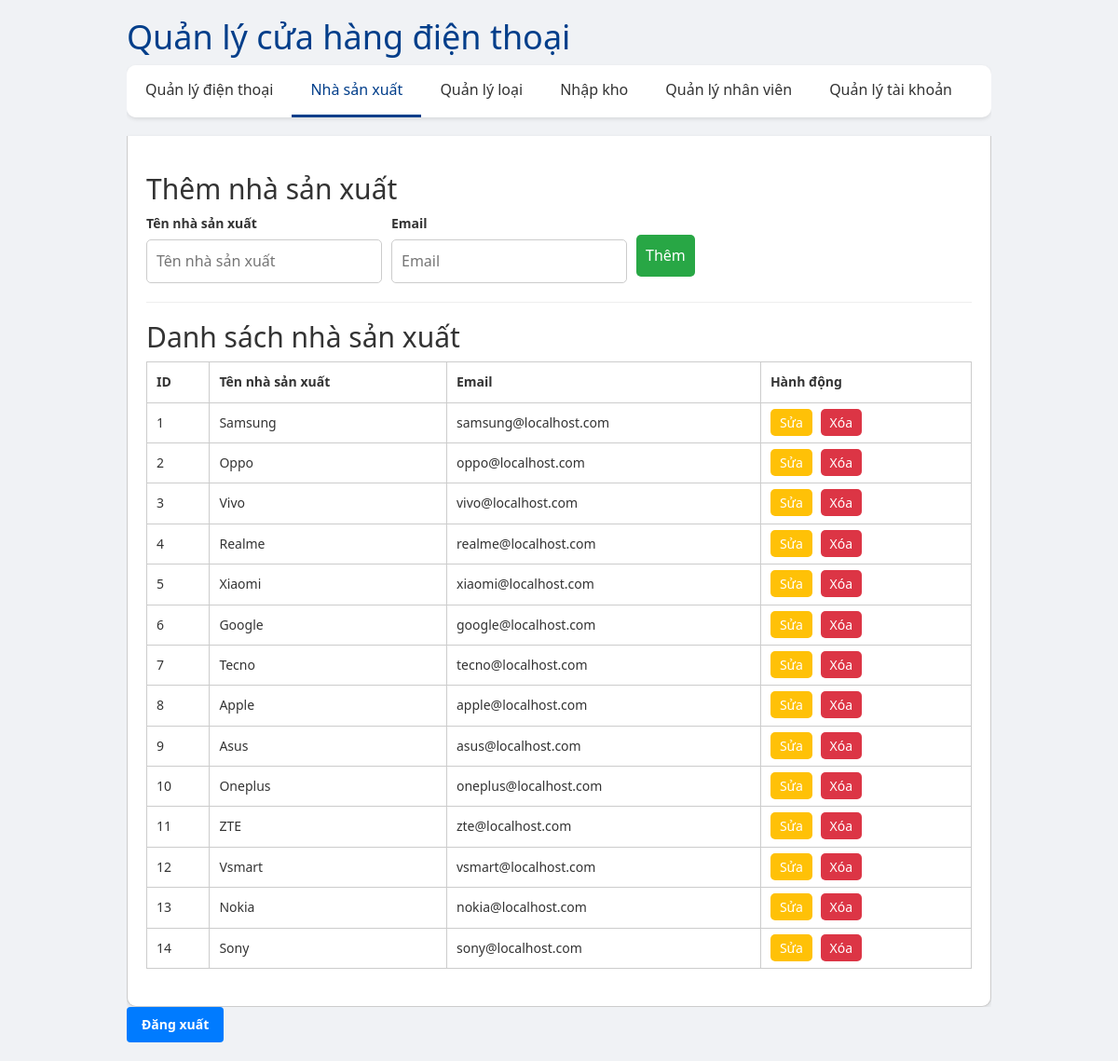
Screenshot of /admin/?page=producer (signed in) with the database file from the repository.
### tables this page shows
CREATE TABLE `producer` (
  `id` int(11) NOT NULL,
  `name` varchar(255) NOT NULL,
  `email` mediumtext NOT NULL
);

### config/lib.php (called while the page is built, shortened)
<?php
function is_guest() {
    return false;
}
?>

### admin/pages/producer/index.php (the view, shortened to what this page needs)
<?php
include '../config/db.php';
?>
<head>
<link rel="stylesheet" href="/admin/pages/producer/styles.css">
</head>
<body>
    <main>
        <?php
        if (!is_guest()) {
            echo '<section class="add-producer">
            <h2>Thêm nhà sản xuất</h2>
            <form action="/admin/pages/producer/add.php" method="post">
                <div>
                    <label for="name">Tên nhà sản xuất</label><br>
                    <input type="text" name="name" placeholder="Tên nhà sản xuất" required>
                </div>
                <div>
                    <label for="email">Email</label><br>
                    <input type="email" name="email" placeholder="Email" required>
                </div>
                <div>
                    <br>
                    <button type="submit">Thêm</button>
                </div>
            </form>
        </section><hr>';
        }
        ?>
        <section class="producer-list">
            <h2>Danh sách nhà sản xuất</h2>
            <table>
                <thead>
                    <tr>
                        <th>ID</th>
                        <th>Tên nhà sản xuất</th>
                        <th>Email</th>
                        <?php
                            if (!is_guest()) {
                                echo '<th>Hành động</th>';
                            }
                        ?>
                    </tr>
                </thead>
                <tbody>
                    <?php
                    $sql = "SELECT * FROM producer;";
                    $result = $conn->query($sql);
                    if ($result->num_rows > 0) {
                        while($row = $result->fetch_assoc()) {
                            echo "<tr>
                                <td>" . $row["id"] . "</td>
                                <td>" . $row["name"] . "</td>
                                <td>" . $row["email"] . "</td>";
                            if (!is_guest()) {
                                echo "<td class='actions'>
                                    <a href='/admin/?page=editProducer&id=" . $row["id"] . "' class='edit-btn'>Sửa</a>
                                    <a href='#' onclick=\"deleteSubmit('" . $row["id"] . "')\" class='delete-btn'>Xóa</a>
                                </td>";
                            }
                            echo "</tr>";
                        }
                    } else {
                        echo "<tr><td colspan='4'>Không có nhà sản xuất nào</td></tr>";
                    }
                    ?>
                </tbody>
            </table>
        </section>
    </main>
</body>
</html>

### admin/css/styles.css (style rules this page uses)
body { font-family: Arial, sans-serif; background-color: #f4f4f4; margin: 0; padding: 0; }
table { width: 100%; border-collapse: collapse; }
table, th, td { border: 1px solid #ccc; }
th, td { padding: 10px; text-align: left; }
.actions a { padding: 5px 10px; margin-right: 5px; border: none; cursor: pointer; border-radius: 5px; text-decoration: none; color: #fff; }
.actions .edit-btn { background-color: #ffc107; }
.actions .delete-btn { background-color: #dc3545; }
body, h1, p, button { margin: 0; padding: 0; }
body { font-family: 'Segoe UI', Tahoma, Geneva, Verdana, sans-serif; background-color: #f0f2f5; color: #333; line-height: 1.6; padding: 20px; }

### admin/pages/producer/styles.css (style rules this page uses)
body { font-family: Arial, sans-serif; background-color: #f4f4f4; margin: 0; padding: 0; }
.add-producer, .producer-list, .edit-producer { margin-bottom: 20px; }
.add-producer form, .edit-producer form { display: flex; flex-wrap: wrap; gap: 10px; }
.add-producer input, .add-producer button, .edit-producer input, .edit-producer button { padding: 10px; font-size: 16px; border: 1px solid #ccc; border-radius: 5px; }
.add-producer button, .edit-producer button { background-color: #28a745; color: #fff; border: none; cursor: pointer; }
table { width: 100%; border-collapse: collapse; }
table, th, td { border: 1px solid #ccc; }
th, td { padding: 10px; text-align: left; }
.actions a { padding: 5px 10px; margin-right: 5px; border: none; cursor: pointer; border-radius: 5px; text-decoration: none; color: #fff; }
.actions .edit-btn { background-color: #ffc107; }
.actions .delete-btn { background-color: #dc3545; }
body, h1, p, button { margin: 0; padding: 0; }
body { font-family: 'Segoe UI', Tahoma, Geneva, Verdana, sans-serif; background-color: #f0f2f5; color: #333; line-height: 1.6; padding: 20px; }

### admin/index.php (style rules this page uses)
body, h1, p, button { margin: 0; padding: 0; }
body { font-family: 'Segoe UI', Tahoma, Geneva, Verdana, sans-serif; background-color: #f0f2f5; color: #333; line-height: 1.6; padding: 20px; }

### rows the page displays
producer: id "1", name "Samsung", email "samsung@localhost.com"
producer: id "2", name "Oppo", email "oppo@localhost.com"
producer: id "3", name "Vivo", email "vivo@localhost.com"
producer: id "4", name "Realme", email "realme@localhost.com"
producer: id "5", name "Xiaomi", email "xiaomi@localhost.com"
producer: id "6", name "Google", email "google@localhost.com"
producer: id "7", name "Tecno", email "tecno@localhost.com"
producer: id "8", name "Apple", email "apple@localhost.com"
producer: id "9", name "Asus", email "asus@localhost.com"
producer: id "10", name "Oneplus", email "oneplus@localhost.com"
producer: id "11", name "ZTE", email "zte@localhost.com"
producer: id "12", name "Vsmart", email "vsmart@localhost.com"
producer: id "13", name "Nokia", email "nokia@localhost.com"
producer: id "14", name "Sony", email "sony@localhost.com"
